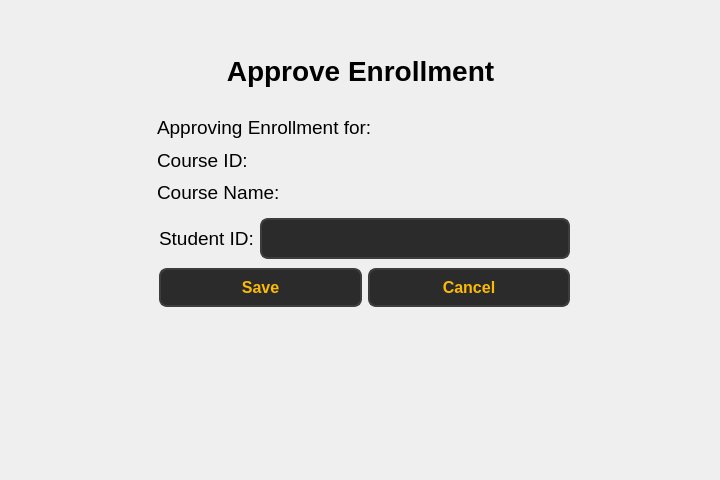
<?xml version="1.0" encoding="UTF-8"?>
<ui version="4.0">
 <class>Form</class>
 <widget class="QWidget" name="Form">
  <property name="geometry">
   <rect>
    <x>0</x>
    <y>0</y>
    <width>720</width>
    <height>480</height>
   </rect>
  </property>
  <property name="windowTitle">
   <string>Form</string>
  </property>
  <widget class="QLabel" name="label">
   <property name="geometry">
    <rect>
     <x>90</x>
     <y>50</y>
     <width>541</width>
     <height>41</height>
    </rect>
   </property>
   <property name="font">
    <font>
     <pointsize>21</pointsize>
     <bold>true</bold>
    </font>
   </property>
   <property name="text">
    <string>Approve Enrollment</string>
   </property>
   <property name="alignment">
    <set>Qt::AlignmentFlag::AlignCenter</set>
   </property>
  </widget>
  <widget class="QWidget" name="layoutWidget">
   <property name="geometry">
    <rect>
     <x>159</x>
     <y>215</y>
     <width>411</width>
     <height>97</height>
    </rect>
   </property>
   <layout class="QVBoxLayout" name="verticalLayout">
    <item>
     <layout class="QHBoxLayout" name="horizontalLayout">
      <item>
       <widget class="QLabel" name="label_2">
        <property name="font">
         <font>
          <pointsize>14</pointsize>
         </font>
        </property>
        <property name="text">
         <string>Student ID:</string>
        </property>
       </widget>
      </item>
      <item>
       <widget class="QLineEdit" name="lineEdit">
        <property name="styleSheet">
         <string notr="true">QLineEdit {
        background-color: #2b2b2b;  /* Dark background */
        color: #fcba03;  /* Text color */
        border: 2px solid #3d3d3d;  /* Border color */
        border-radius: 8px;  /* Rounded corners */
        padding: 8px;  /* Padding inside the input field */
        font-size: 16px;  /* Font size */
        font-weight: bold;  /* Bold font */
    }

    QLineEdit:hover {
        background-color: #3d3d3d;  /* Background when hovered */
        border: 2px solid #fcba03;  /* Border color when hovered */
    }

    QLineEdit:focus {
        background-color: #1a1a1a;  /* Background when focused */
        border: 2px solid #fcba03;  /* Border color when focused */
        color: #ffffff;  /* Text color when focused */
    }</string>
        </property>
       </widget>
      </item>
     </layout>
    </item>
    <item>
     <layout class="QHBoxLayout" name="horizontalLayout_2">
      <item>
       <widget class="QPushButton" name="pushButton_6">
        <property name="styleSheet">
         <string notr="true">QPushButton {
        background-color: #2b2b2b;  
        color: #fcba03;              
        border: 2px solid #3d3d3d;      
        border-radius: 8px;          
        padding: 8px 16px;            
        font-size: 16px;            
        font-weight: bold;
    
    }

    QPushButton:hover {
        background-color: #fcba03;
		 color: #000000;
        border: 2px solid #5a5a5a;    
    }

    QPushButton:pressed {
        background-color: #1a1a1a;      
        border: 2px solid #2b2b2b;      
    }</string>
        </property>
        <property name="text">
         <string>Save</string>
        </property>
       </widget>
      </item>
      <item>
       <widget class="QPushButton" name="pushButton_5">
        <property name="styleSheet">
         <string notr="true">QPushButton {
        background-color: #2b2b2b;  
        color: #fcba03;              
        border: 2px solid #3d3d3d;      
        border-radius: 8px;          
        padding: 8px 16px;            
        font-size: 16px;            
        font-weight: bold;
    
    }

    QPushButton:hover {
        background-color: #fcba03;
		 color: #000000;
        border: 2px solid #5a5a5a;    
    }

    QPushButton:pressed {
        background-color: #1a1a1a;      
        border: 2px solid #2b2b2b;      
    }</string>
        </property>
        <property name="text">
         <string>Cancel</string>
        </property>
       </widget>
      </item>
     </layout>
    </item>
   </layout>
  </widget>
  <widget class="QWidget" name="layoutWidget">
   <property name="geometry">
    <rect>
     <x>157</x>
     <y>114</y>
     <width>411</width>
     <height>92</height>
    </rect>
   </property>
   <layout class="QVBoxLayout" name="verticalLayout_2">
    <item>
     <widget class="QLabel" name="label_5">
      <property name="font">
       <font>
        <pointsize>14</pointsize>
       </font>
      </property>
      <property name="text">
       <string>Approving Enrollment for:</string>
      </property>
      <property name="wordWrap">
       <bool>false</bool>
      </property>
     </widget>
    </item>
    <item>
     <widget class="QLabel" name="label_3">
      <property name="font">
       <font>
        <pointsize>14</pointsize>
       </font>
      </property>
      <property name="text">
       <string>Course ID:</string>
      </property>
      <property name="wordWrap">
       <bool>false</bool>
      </property>
     </widget>
    </item>
    <item>
     <widget class="QLabel" name="label_4">
      <property name="font">
       <font>
        <pointsize>14</pointsize>
       </font>
      </property>
      <property name="text">
       <string>Course Name:</string>
      </property>
     </widget>
    </item>
   </layout>
  </widget>
 </widget>
 <resources/>
 <connections/>
</ui>
